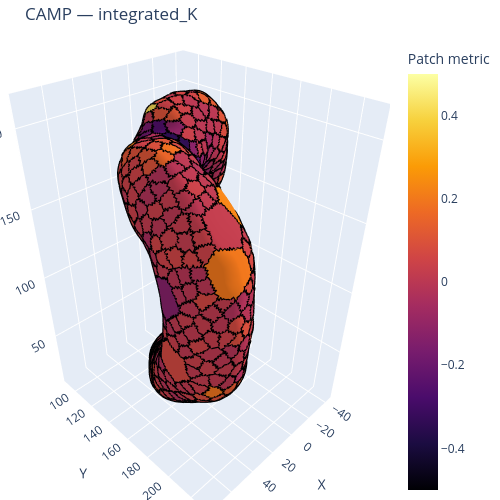

Notebook source saved alongside this figure:
### Markdown cell above
### B.1 Run `camp` on a Single Aorta

Set `scan_id` to the desired scan identifier. The code automatically parses the cohort letters and patient number from the ID and constructs the expected `.mat` file path.

The `out` dictionary returned by `camp()` contains the patch DataFrame, per-patch metrics, and an interactive Plotly figure. Call `out["figure"].show()` to render the colored surface.

### Code cell
scan_id = "KK1_1"
m = re.match(r"([A-Za-z]+)(\d+)(?:_(\d+))?$", scan_id)
letters, number = m.group(1), m.group(2)
patient_id = f"{letters}{number}"
MAT_PATH = fr"Z:\aorta\thoracic\{letters}\{patient_id}\{scan_id}\mesh\{scan_id}_o50K.mat"

out = camp(
    mat_path=MAT_PATH,
    scan_prefix=None,
    color_metric="integrated_K",
    color_bounds=(-0.5, 0.5),
    R2_thresh=0.9,
    eta_thresh=0.075,
    min_patch_size=18,
    seed_patches=100,
    trim_frac=None,
    color_scale="Inferno",
)
out["figure"].show()

### Figure 1 — Plotly figure (JSON) as saved in the notebook; plotly's stock layout.template omitted (floating-point values rounded to 4 significant figures; data arrays with more than 128 entries replaced by an {"elided": "..."} marker saying what was removed)
{"data": [{"cmax": 0.5, "cmin": -0.5, "colorbar": {"title": {"text": "Patch metric"}}, "colorscale": [[0, "#000004"], [0.1111, "#1b0c41"], [0.2222, "#4a0c6b"], [0.3333, "#781c6d"], [0.4444, "#a52c60"], [0.5556, "#cf4446"], [0.6667, "#ed6925"], [0.7778, "#fb9b06"], [0.8889, "#f7d13d"], [1, "#fcffa4"]], "i": {"elided": "49803 int values"}, "intensity": {"elided": "49803 float values"}, "intensitymode": "cell", "j": {"elided": "49803 int values"}, "k": {"elided": "49803 int values"}, "name": "Patch metric", "opacity": 1, "type": "mesh3d", "x": {"elided": "25000 float values"}, "y": {"elided": "25000 float values"}, "z": {"elided": "25000 float values"}}, {"line": {"color": "black", "width": 5}, "mode": "lines", "name": "Patch borders", "showlegend": false, "type": "scatter3d", "x": {"elided": "32550 float values"}, "y": {"elided": "32550 float values"}, "z": {"elided": "32550 float values"}}], "layout": {"height": 500, "margin": {"b": 0, "l": 0, "r": 0, "t": 40}, "scene": {"aspectmode": "data", "xaxis": {"title": {"text": "X"}}, "yaxis": {"title": {"text": "Y"}}, "zaxis": {"title": {"text": "Z"}}}, "title": {"text": "CAMP — integrated_K"}, "width": 500}}
